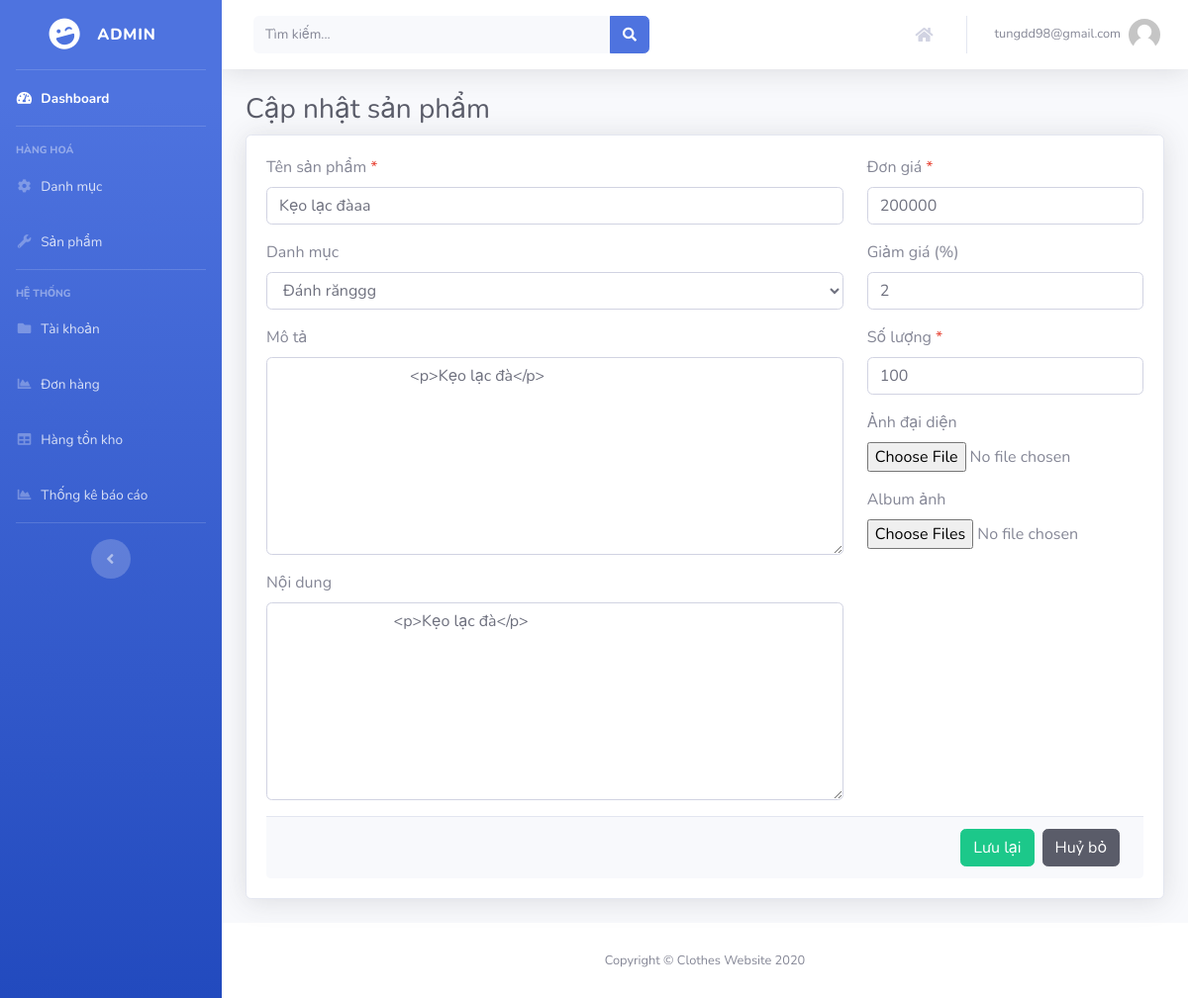
The app's page /admin/product/edit/6 (signed in) with its own data.
### tables this page shows
CREATE TABLE `products` (
  `id` int(11) NOT NULL,
  `category_id` int(11) DEFAULT NULL,
  `title` varchar(255) DEFAULT NULL,
  `description` text DEFAULT NULL,
  `content` text DEFAULT NULL,
  `price` float DEFAULT 0,
  `sale` float DEFAULT 0,
  `quantity` int(11) DEFAULT 0,
  `thumbnail` varchar(255) DEFAULT NULL,
  `images` text DEFAULT NULL,
  `created_at` timestamp NOT NULL DEFAULT current_timestamp()
);

### controller/BaseController.php (called while the page is built, shortened)
<?php
class BaseController
{
    public function loadView($_view, $var)
    {
        $this->view = $_view;
        include "view/{$this->view}.php";
    }
}

### model/Model.php (called while the page is built, shortened)
<?php
$db = mysqli_connect($hostname, $username, $password, $database);
mysqli_set_charset($db, "UTF8");
class Model
{
    public function _getListAll($sql)
    {
        global $db;
        $result = mysqli_query($db, $sql);
        $arr = array();
        while ($rows = mysqli_fetch_object($result)) {
            $arr[] = $rows;
        }
        return $arr;
    }
    public function _getRecord($sql)
    {
        global $db;
        $result = mysqli_query($db, $sql);
        $record = mysqli_fetch_object($result);
        return $record;
    }
}

### model/ProductModel.php (called while the page is built, shortened)
<?php
class ProductModel extends Model
{
    public $table = 'products';
    public function getRecord($id)
    {
        $result = parent::_getRecord("Select * from `$this->table` where id = $id");
        return $result;
    }
}

### model/CategoryModel.php (called while the page is built, shortened)
<?php
class CategoryModel extends Model
{
    public $table = 'categories';
    public function getListAll()
    {
        $result = parent::_getListAll("Select * from `$this->table` order by created_at DESC");
        return $result;
    }
}

### view/admin/product/edit.php (the view, shortened to what this page needs)
<div class="container-fluid">
    <h1 class="h3 mb-2 text-gray-800"><?php echo !empty($record) ? 'Cập nhật sản phẩm' : 'Thêm mới sản phẩm' ?></h1>
    <div class="card shadow mb-4">
        <form method="POST" action="<?php echo $formAction ?>" enctype="multipart/form-data">
            <div class="card-body">
                <div class="row">
                    <div class="col-md-8 col-sm-12">
                        <div class="form-group">
                            <label for="title">Tên sản phẩm <span class="text-danger">*</span></label>
                            <input type="text" class="form-control" id="title" required name="title"
                                value="<?php echo !empty($record->title) ? $record->title : '' ?>">
                        </div>
                        <div class="form-group">
                            <label for="category">Danh mục</label>
                            <select class="form-control" id="category" name="categoryId" required>
                                <?php foreach($categories as $key => $val) { ?>
                                <option value="<?php echo $val->id ?>"
                                    <?php if(!empty($record) && $record->id === $val->id) {?> selected <?php } ?>>
                                    <?php echo $val->title ?></option>
                                <?php }; ?>
                            </select>
                        </div>
                        <div class="form-group">
                            <label for="description">Mô tả</label>
                            <textarea name="description" class="form-control" id="description"
                                style="min-height:200px;">
                                <?php echo !empty($record->description) ? $record->description : '' ?>
                            </textarea>
                        </div>
                        <div class="form-group">
                            <label for="description">Nội dung</label>
                            <textarea name="content" class="form-control" id="content" style="min-height:200px;">
                            <?php echo !empty($record->content) ? $record->content : '' ?>
                            </textarea>
                        </div>
                    </div>
                    <div class="col-md-4 col-sm-12">
                        <div class="form-group">
                            <label for="price">Đơn giá <span class="text-danger">*</span></label>
                            <input type="text" class="form-control" id="price" required name="price"
                                value="<?php echo !empty($record->price) ? $record->price : 0 ?>">
                        </div>
                        <div class="form-group">
                            <label for="sale">Giảm giá (%)</label>
                            <input type="text" class="form-control" id="sale" name="sale"
                                value="<?php echo !empty($record->sale) ? $record->sale : 0 ?>">
                        </div>
                        <div class="form-group">
                            <label for="quantity">Số lượng <span class="text-danger">*</span></label>
                            <input type="text" class="form-control" id="quantity" required name="quantity"
                                value="<?php echo !empty($record->quantity) ? $record->quantity : 0 ?>">
                        </div>
                        <div class="form-group">
                            <label for="thumbnail">Ảnh đại diện</label>
                            <input type="file" class="form-control-file" id="thumbnail" name="thumbnail">
                        </div>
                        <div class="form-group">
                            <label for="images">Album ảnh</label>
                            <input type="file" class="form-control-file" id="images" name="images[]" multiple>
                        </div>
                    </div>
                </div>
                <div class="card-footer">
                    <div class="d-flex justify-content-end">
                        <button type="submit" class="btn btn-success mx-1">Lưu lại</button>
                        <button type="button" class="btn btn-dark mx-1" onclick="window.history.back()">Huỷ bỏ</button>
                    </div>
                </div>
            </div>
        </form>
    </div>
</div>

### records on screen
products: title "Kẹo lạc đàaa", description "<p>Kẹo lạc đà</p>", content "<p>Kẹo lạc đà</p>", price "200000", sale "2", quantity "100"

### other values on screen
$_SESSION['email'] "tungdd98@gmail.com"
form field categoryId "Đánh rănggg"
